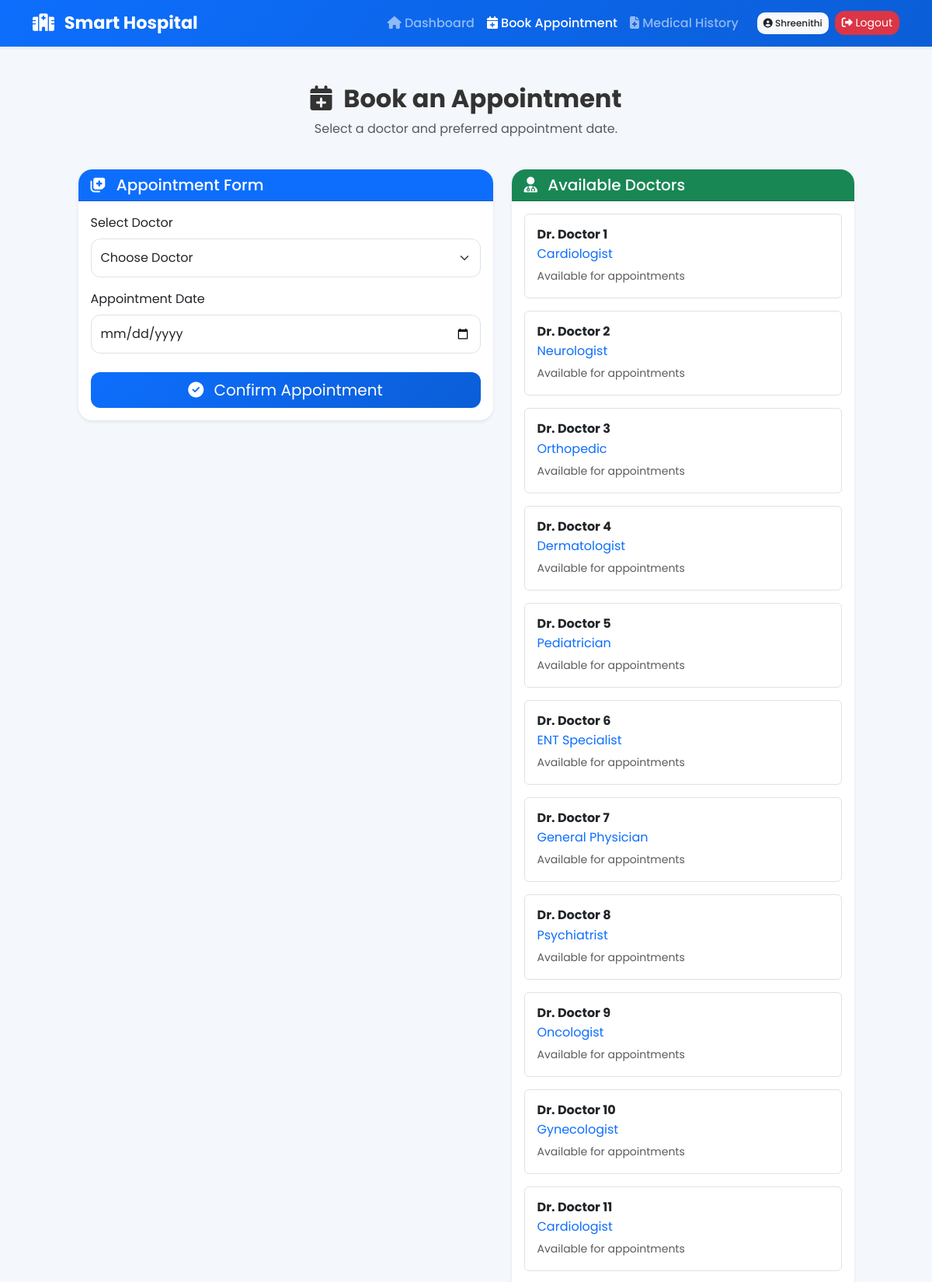
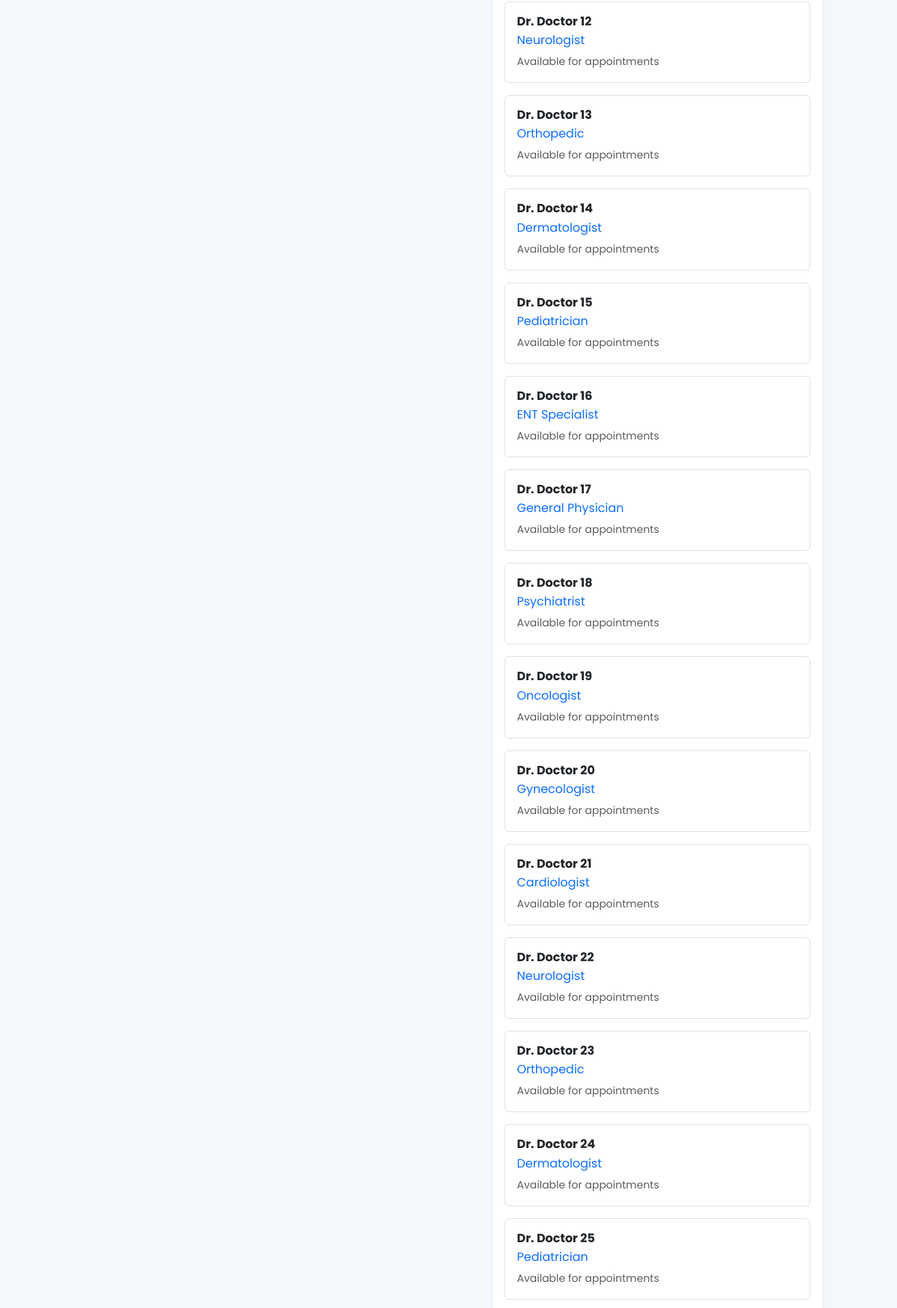
The page /book_appointment (signed in, upper part) on the database its author committed (2 pictures, top to bottom).
### models.py (models this page shows, shortened)
class User(UserMixin, db.Model):
    __tablename__ = "users"
    id = db.Column(db.Integer, primary_key=True)
    name = db.Column(
        db.String(100),
        nullable=False
    )
    email = db.Column(
        db.String(120),
        unique=True,
        nullable=False
    )
    password = db.Column(
        db.String(255),
        nullable=False
    )
    role = db.Column(
        db.String(20),
        nullable=False
    )  # patient / doctor
    created_at = db.Column(
        db.DateTime,
        default=datetime.utcnow
    )
    patient = db.relationship(
        "Patient",
        backref="user",
        uselist=False,
        cascade="all, delete"
    )
    doctor = db.relationship(
        "Doctor",
        backref="user",
        uselist=False,
        cascade="all, delete"
    )

class Doctor(db.Model):
    __tablename__ = "doctors"
    id = db.Column(
        db.Integer,
        primary_key=True
    )
    user_id = db.Column(
        db.Integer,
        db.ForeignKey("users.id"),
        nullable=False
    )
    specialization = db.Column(
        db.String(100),
        nullable=False
    )
    appointments = db.relationship(
        "Appointment",
        backref="doctor",
        lazy=True,
        cascade="all, delete-orphan"
    )
    medical_records = db.relationship(
        "MedicalRecord",
        backref="doctor",
        lazy=True,
        cascade="all, delete-orphan"
    )

### app.py (the view, shortened to what this page needs)
@app.route(
    "/book_appointment",
    methods=["GET", "POST"]
)
@login_required
def book_appointment():
    if current_user.role != "patient":
        return redirect(url_for("login"))
    patient = Patient.query.filter_by(
        user_id=current_user.id
    ).first()
    doctors = Doctor.query.all()
    return render_template(
        "book_appointment.html",
        doctors=doctors
    )

### app.py (called while the page is built)
@login_manager.user_loader
def load_user(user_id):
    return User.query.get(int(user_id))

### templates/book_appointment.html (shortened to what this page needs)
{% extends "base.html" %}
{% block content %}
<div class="container">
    <div class="row mb-4">
        <div class="col-12 text-center">
            <h2 class="fw-bold">
                <i class="fas fa-calendar-plus me-2"></i>
                Book an Appointment
            </h2>
            <p class="text-muted">
                Select a doctor and preferred appointment date.
            </p>
        </div>
    </div>
    <div class="row justify-content-center">
        <div class="col-lg-6 mb-4">
            <div class="card border-0 shadow-sm">
                <div class="card-header bg-primary text-white">
                    <h5 class="mb-0">
                        <i class="fas fa-notes-medical me-2"></i>
                        Appointment Form
                    </h5>
                </div>
                <div class="card-body">
                    <form method="POST">
                        <div class="mb-3">
                            <label class="form-label">
                                Select Doctor
                            </label>
                            <select name="doctor_id"
                                    class="form-select"
                                    required>
                                <option value="">
                                    Choose Doctor
                                </option>
                            </select>
                        </div>
                        <div class="mb-4">
                            <label class="form-label">
                                Appointment Date
                            </label>
                            <input type="date"
                                   name="appointment_date"
                                   class="form-control"
                                   id="appointmentDate"
                                   required>
                        </div>
                        <div class="d-grid">
                            <button type="submit"
                                    class="btn btn-primary btn-lg">
                                <i class="fas fa-check-circle me-2"></i>
                                Confirm Appointment
                            </button>
                        </div>
                    </form>
                </div>
            </div>
        </div>
        <div class="col-lg-5">
            <div class="card border-0 shadow-sm">
                <div class="card-header bg-success text-white">
                    <h5 class="mb-0">
                        <i class="fas fa-user-doctor me-2"></i>
                        Available Doctors
                    </h5>
                </div>
                <div class="card-body">
                    {% if doctors %}
                        {% for doctor in doctors %}
                        <div class="border rounded p-3 mb-3">
                            <h6 class="fw-bold mb-1">
                                Dr. {{ doctor.user.name }}
                            </h6>
                            <p class="text-primary mb-1">
                                {{ doctor.specialization }}
                            </p>
                            <small class="text-muted">
                                Available for appointments
                            </small>
                        </div>
                        {% endfor %}
                    {% endif %}
                </div>
            </div>
        </div>
    </div>
</div>
{% endblock %}

### templates/base.html (shortened to what this page needs)
<!DOCTYPE html>
<html lang="en">
<head>
    <link href="https://cdn.jsdelivr.net/npm/bootstrap@5.3.3/dist/css/bootstrap.min.css" rel="stylesheet">
    <link rel="stylesheet"
          href="https://cdnjs.cloudflare.com/ajax/libs/font-awesome/6.5.2/css/all.min.css">
    <link rel="stylesheet"
          href="{{ url_for('static', filename='css/style.css') }}">
</head>
<body>
    <nav class="navbar navbar-expand-lg navbar-dark shadow-sm">
        <div class="container">
            <a class="navbar-brand fw-bold" href="/">
                <i class="fas fa-hospital-alt me-2"></i>
                Smart Hospital
            </a>
            <div class="collapse navbar-collapse"
                 id="navbarContent">
                <ul class="navbar-nav ms-auto align-items-lg-center">
                    {% if current_user.is_authenticated %}
                        {% if current_user.role == 'patient' %}
                            <li class="nav-item">
                                <a class="nav-link"
                                   href="{{ url_for('patient_dashboard') }}">
                                    <i class="fas fa-home"></i>
                                    Dashboard
                                </a>
                            </li>
                            <li class="nav-item">
                                <a class="nav-link"
                                   href="{{ url_for('book_appointment') }}">
                                    <i class="fas fa-calendar-plus"></i>
                                    Book Appointment
                                </a>
                            </li>
                            <li class="nav-item">
                                <a class="nav-link"
                                   href="{{ url_for('medical_history') }}">
                                    <i class="fas fa-file-medical"></i>
                                    Medical History
                                </a>
                            </li>
                        {% endif %}
                        <li class="nav-item ms-lg-3">
                            <span class="badge bg-light text-dark p-2">
                                <i class="fas fa-user-circle"></i>
                                {{ current_user.name }}
                            </span>
                        </li>
                        <li class="nav-item ms-lg-2">
                            <a class="btn btn-danger btn-sm"
                               href="{{ url_for('logout') }}">
                                <i class="fas fa-sign-out-alt"></i>
                                Logout
                            </a>
                        </li>
                    {% endif %}
                </ul>
            </div>
        </div>
    </nav>
    <main class="container py-4">
        {% block content %}
        {% endblock %}
    </main>
</body>
</html>

### static/css/style.css (style rules this page uses)
* { margin: 0; padding: 0; box-sizing: border-box; }
body { font-family: 'Poppins', sans-serif; background: #f4f7fb; color: #333; min-height: 100vh; display: flex; flex-direction: column; }
.navbar { background: linear-gradient( 135deg, #0d6efd, #0b5ed7 ) !important; }
.navbar-brand { font-size: 1.4rem; font-weight: 700; }
.nav-link { font-weight: 500; transition: 0.3s ease; }
main { flex: 1; }
.card { border-radius: 18px; overflow: hidden; transition: all 0.3s ease; }
.shadow-sm, .shadow-lg { transition: 0.3s ease; }
.form-control, .form-select { border-radius: 12px; padding: 12px; }
.btn { border-radius: 12px; transition: all 0.3s ease; }
.btn-primary { background: linear-gradient( 135deg, #0d6efd, #0b5ed7 ); border: none; }
.badge { padding: 8px 12px; border-radius: 10px; font-weight: 500; }
.card, .alert, .table, .btn { animation: fadeIn 0.4s ease; }

### rows shown on the page
User: name "Shreenithi"
Doctor: user.name "Doctor 1", specialization "Cardiologist"
Doctor: user.name "Doctor 2", specialization "Neurologist"
Doctor: user.name "Doctor 3", specialization "Orthopedic"
Doctor: user.name "Doctor 4", specialization "Dermatologist"
Doctor: user.name "Doctor 5", specialization "Pediatrician"
Doctor: user.name "Doctor 6", specialization "ENT Specialist"
Doctor: user.name "Doctor 7", specialization "General Physician"
Doctor: user.name "Doctor 8", specialization "Psychiatrist"
Doctor: user.name "Doctor 9", specialization "Oncologist"
Doctor: user.name "Doctor 10", specialization "Gynecologist"
Doctor: user.name "Doctor 11", specialization "Cardiologist"
Doctor: user.name "Doctor 12", specialization "Neurologist"
Doctor: user.name "Doctor 13", specialization "Orthopedic"
Doctor: user.name "Doctor 14", specialization "Dermatologist"
Doctor: user.name "Doctor 15", specialization "Pediatrician"
Doctor: user.name "Doctor 16", specialization "ENT Specialist"
Doctor: user.name "Doctor 17", specialization "General Physician"
Doctor: user.name "Doctor 18", specialization "Psychiatrist"
Doctor: user.name "Doctor 19", specialization "Oncologist"
Doctor: user.name "Doctor 20", specialization "Gynecologist"
Doctor: user.name "Doctor 21", specialization "Cardiologist"
Doctor: user.name "Doctor 22", specialization "Neurologist"
Doctor: user.name "Doctor 23", specialization "Orthopedic"
Doctor: user.name "Doctor 24", specialization "Dermatologist"
Doctor: user.name "Doctor 25", specialization "Pediatrician"
